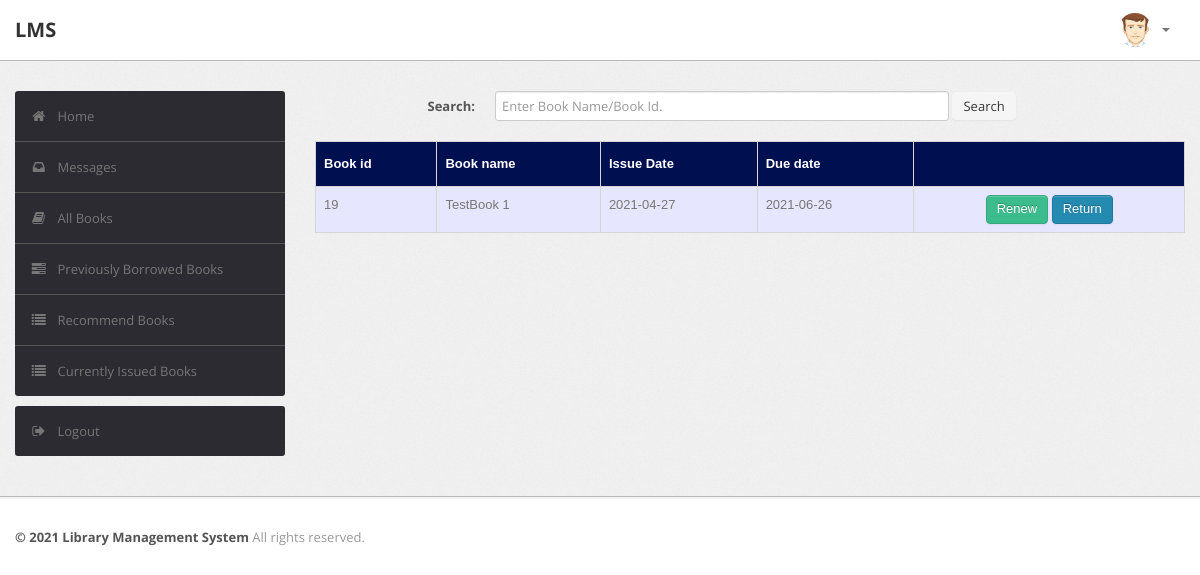
/student/current.php (signed in), run on the app's committed database.
### tables this page shows
CREATE TABLE `record` (
  `RollNo` varchar(50) NOT NULL,
  `BookId` int(10) NOT NULL,
  `Date_of_Issue` date DEFAULT NULL,
  `Due_Date` date DEFAULT NULL,
  `Date_of_Return` date DEFAULT NULL,
  `Dues` int(10) DEFAULT NULL,
  `Renewals_left` int(10) DEFAULT NULL,
  `Time` time DEFAULT NULL
);

CREATE TABLE `book` (
  `BookId` int(10) NOT NULL,
  `Title` varchar(50) DEFAULT NULL,
  `Publisher` varchar(50) DEFAULT NULL,
  `Year` varchar(50) DEFAULT NULL,
  `Availability` int(5) DEFAULT NULL
);

### student/current.php (the view, shortened to what this page needs)
<?php
require('dbconn.php');
?>
<?php
if ($_SESSION['RollNo']) {
    ?>
<!DOCTYPE html>
<html lang="en">
    <head>
        <link type="text/css" href="bootstrap/css/bootstrap.min.css" rel="stylesheet">
        <link type="text/css" href="bootstrap/css/bootstrap-responsive.min.css" rel="stylesheet">
        <link type="text/css" href="css/theme.css" rel="stylesheet">
        <link type="text/css" href="images/icons/css/font-awesome.css" rel="stylesheet">
    </head>
    <body>
        <div class="navbar navbar-fixed-top">
            <div class="navbar-inner">
                <div class="container">
                        <a class="brand" href="index.php">LMS </a>
                    <div class="nav-collapse collapse navbar-inverse-collapse">
                        <ul class="nav pull-right">
                            <li class="nav-user dropdown"><a href="#" class="dropdown-toggle" data-toggle="dropdown">
                                <img src="images/user.png" class="nav-avatar" />
                                <b class="caret"></b></a>
                            </li>
                        </ul>
                    </div>
                </div>
            </div>
        </div>
        <div class="wrapper">
            <div class="container">
                <div class="row">
                    <div class="span3">
                        <div class="sidebar">
                            <ul class="widget widget-menu unstyled">
                                <li class="active"><a href="index.php"><i class="menu-icon icon-home"></i>Home
                                </a></li>
                                 <li><a href="message.php"><i class="menu-icon icon-inbox"></i>Messages</a>
                                </li>
                                <li><a href="book.php"><i class="menu-icon icon-book"></i>All Books </a></li>
                                <li><a href="history.php"><i class="menu-icon icon-tasks"></i>Previously Borrowed Books </a></li>
                                <li><a href="recommendations.php"><i class="menu-icon icon-list"></i>Recommend Books </a></li>
                                <li><a href="current.php"><i class="menu-icon icon-list"></i>Currently Issued Books </a></li>
                            </ul>
                            <ul class="widget widget-menu unstyled">
                                <li><a href="logout.php"><i class="menu-icon icon-signout"></i>Logout </a></li>
                            </ul>
                        </div>
                    </div>
                    <div class="span9">
                        <form class="form-horizontal row-fluid" action="current.php" method="post">
                                        <div class="control-group">
                                            <label class="control-label" for="Search"><b>Search:</b></label>
                                            <div class="controls">
                                                <input type="text" id="title" name="title" placeholder="Enter Book Name/Book Id." class="span8" required>
                                                <button type="submit" name="submit"class="btn">Search</button>
                                            </div>
                                        </div>
                                    </form>
                                    <br>
                                    <?php
                                    $rollno = $_SESSION['RollNo'];
                                    if(isset($_POST['submit']))
                                        {$s=$_POST['title'];
                                            $sql="select * from LMS.record,LMS.book where RollNo = '$rollno' and Date_of_Issue is NOT NULL and Date_of_Return is NULL and book.Bookid = record.BookId and (record.BookId='$s' or Title like '%$s%')";
                                        }
                                    else
                                        $sql="select * from LMS.record,LMS.book where RollNo = '$rollno' and Date_of_Issue is NOT NULL and Date_of_Return is NULL and book.Bookid = record.BookId";
                                    $result=$conn->query($sql);
                                    $rowcount=mysqli_num_rows($result);
                                    if(!($rowcount))
                                        echo "<br><center><h2><b><i>No Results</i></b></h2></center>";
                                    else
                                    {
                                    ?>
                        <table class="table" id = "tables">
                                  <thead>
                                    <tr>
                                      <th>Book id</th>
                                      <th>Book name</th>
                                      <th>Issue Date</th>
                                      <th>Due date</th>
                                      <th></th>
                                    </tr>
                                  </thead>
                                  <tbody>
                                <?php
                            while($row=$result->fetch_assoc())
                            {
                                $bookid=$row['BookId'];
                                $name=$row['Title'];
                                $issuedate=$row['Date_of_Issue'];
                                $duedate=$row['Due_Date'];
                                $renewals=$row['Renewals_left'];
                            ?>
                                    <tr>
                                      <td><?php echo $bookid ?></td>
                                      <td><?php echo $name ?></td>
                                      <td><?php echo $issuedate ?></td>
                                      <td><?php echo $duedate ?></td>
                                        <td><center>
                                        <?php
                                         if($renewals)
                                            echo "<a href=\"renew_request.php?id=".$bookid."\" class=\"btn btn-success\">Renew</a>";
                                        ?>
                                        <a href="return_request.php?id=<?php echo $bookid; ?>" class="btn btn-primary">Return</a>
                                        </center></td>
                                    </tr>
                            <?php }} ?>
                                    </tbody>
                                </table>
                    </div>
                </div>
            </div>
        </div>
<div class="footer">
            <div class="container">
                <b class="copyright">&copy; 2021 Library Management System </b>All rights reserved.
            </div>
        </div>
    </body>
</html>
<?php }
else {
    echo "<script type='text/javascript'>alert('Access Denied!!!')</script>";
} ?>

### student/css/theme.css (style rules this page uses)
#tables { font-family: "Trebuchet MS", Arial, Helvetica, sans-serif; border-collapse: collapse; width: 100%; }
#tables td, #tables th { border: 1px solid #ddd; padding: 8px; }
#tables tr:nth-child(odd) { background-color: #e6e6ff; }
#tables th { padding-top: 12px; padding-bottom: 12px; text-align: left; background-color: #000F50; color: white; }
body { font-size: 13px; font-family: 'Open Sans', Arial, sans-serif; background: #fff; color: #777 }
strong, b { color: #555 }
.wrapper { background: url(../images/bg.png) #eee; border-bottom: 1px solid #bbb; -webkit-box-shadow: 0 1px 2px rgba(0,0,0,0.1); -moz-box-shadow: 0 1px 2px rgba(0,0,0,0.1); box-shadow: 0 1px 2px rgba(0,0,0,0.1); padding: 30px 0 }
.footer { color: #999; padding: 30px 0 60px }
form { margin: 0 }
select, textarea, input[type="text"], input[type="password"], input[type="datetime"], input[type="datetime-local"], input[type="date"], input[type="month"], input[type="time"], input[type="week"], input[type="number"], input[type="email"], input[type="url"], input[type="search"], input[type="tel"], input[type="color"], .uneditable-input, label, input, button, select, textarea { -webkit-border-radius: 3px; -moz-border-radius: 3px; border-radius: 3px; font-size: 13px; font-family: 'Open Sans', Tahoma, Arial, sans-serif }
body [class^="icon-"], body [class*=" icon-"] { font-size: 14px; line-height: 20px; height: 20px }
.form-horizontal .control-group, .form-vertical .control-group { margin-bottom: 0 }
.navbar { position: static!important; margin: 0!important }
.navbar .navbar-inner { background: #fff; border-bottom: 1px solid #bbb; -webkit-box-shadow: 0 1px 2px rgba(0,0,0,0.15); -moz-box-shadow: 0 1px 2px rgba(0,0,0,0.15); box-shadow: 0 1px 2px rgba(0,0,0,0.15) }
.navbar .brand { color: #333; font-weight: bold; font-size: 20px; margin-right: 20px; padding: 20px }
.navbar .nav>li>a { padding: 20px 15px; font-weight: bold; color: #777 }
.nav-user>a { height: 20px }
.nav-avatar { width: 34px; height: 34px; margin: -7px 5px 0 0; -webkit-border-radius: 50%; -moz-border-radius: 50%; border-radius: 50% }
.btn, .btn-box { -webkit-border-radius: 3px; -moz-border-radius: 3px; border-radius: 3px }
.btn { font-size: 13px; font-weight: 600 }
.btn { display: inline-block; margin-bottom: 0; font-weight: 400; text-align: center; vertical-align: middle; cursor: pointer; background-image: none; border: 1px solid transparent; white-space: nowrap; padding: 4px 10px; font-size: 13px; line-height: 1.42857; border-radius: 4px; -webkit-user-select: none; -moz-user-select: none; -ms-user-select: none; user-select: none }
.btn-primary { color: #fff; background-color: #248aaf; border-color: #20799a }
.btn-success { color: #fff; background-color: #3cbc8d; border-color: #36a97f }
.table { margin-bottom: 0 }
.table th, .table td { border-color: #d5d5d5!important }
.widget-menu { background: #fff; -webkit-border-radius: 3px; -moz-border-radius: 3px; border-radius: 3px; overflow: hidden }
.widget-menu a { color: #555; display: block; line-height: 20px; padding: 15px; text-decoration: none!important }
.widget-menu .menu-icon { margin-right: 10px; color: #767676; -webkit-transition: all .2s ease-in-out; -moz-transition: all .2s ease-in-out; transition: all .2s ease-in-out; }
.widget-menu>li+li { border-top: 1px solid #555 }
.widget-menu>li>a { background-color: #2d2b32; color: #767676; -webkit-transition: all .2s ease-in-out; -moz-transition: all .2s ease-in-out; transition: all .2s ease-in-out; }

### data on the page
record: BookId.BookId "19", BookId.Title "TestBook 1", Date_of_Issue "2021-04-27", Due_Date "2021-06-26"
